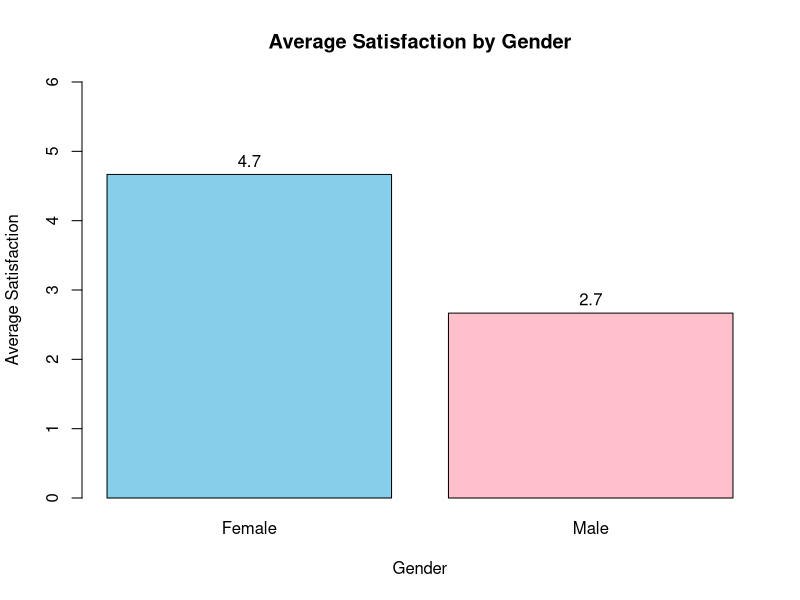

Recreate this plot in R.
# Create Dataset
app <- data.frame(
  Gender = c("Male","Female","Male","Female","Male","Female"),
  Satisfaction = c(3,5,3,5,2,4)
)

# Average Satisfaction
avg_sat <- aggregate(Satisfaction ~ Gender,
                     data = app,
                     mean)

print(avg_sat)

# Bar Chart
bars <- barplot(
  avg_sat$Satisfaction,
  names.arg = avg_sat$Gender,
  col = c("skyblue","pink"),
  ylim = c(0,6),
  xlab = "Gender",
  ylab = "Average Satisfaction",
  main = "Average Satisfaction by Gender"
)

# Value Labels
text(
  x = bars,
  y = avg_sat$Satisfaction + 0.2,
  labels = round(avg_sat$Satisfaction, 1)
)
